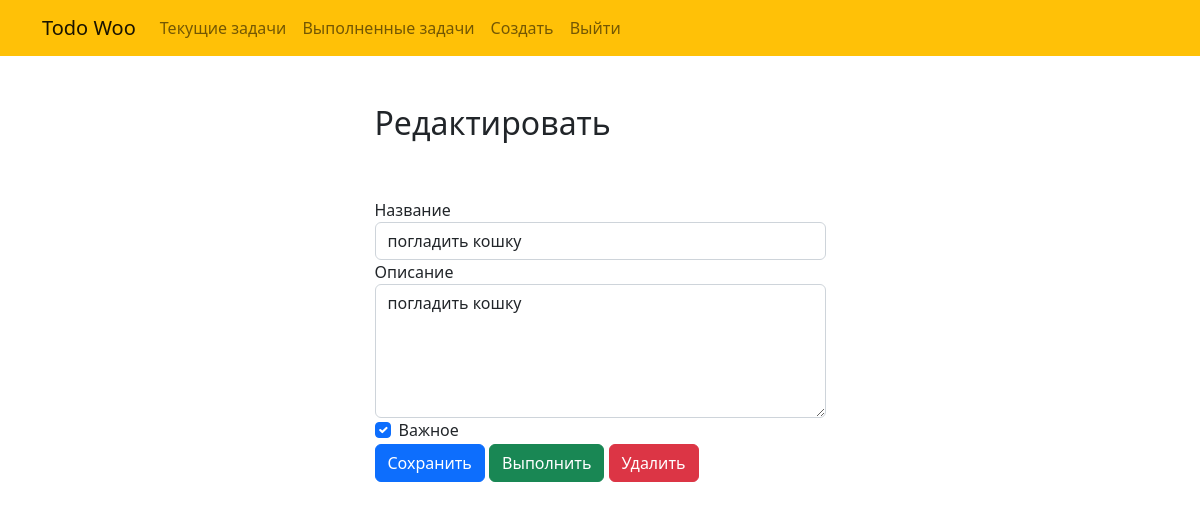
The page /todo/4 (signed in) on the database its author committed.
### todo/models.py (models this page shows, shortened)
class Todo(models.Model):
    title = models.CharField(max_length=100, verbose_name='Название')
    memo = models.TextField(blank=True, verbose_name='Описание')
    date_created = models.DateTimeField(auto_now_add=True, verbose_name='Дата создания')
    date_completed = models.DateTimeField(null=True, verbose_name='Дата выполнения', blank=True)
    is_important = models.BooleanField(default=False, verbose_name='Пометить как важное')
    user = models.ForeignKey(User, on_delete=models.CASCADE)

### todo/views.py (the view, shortened to what this page needs)
# urls.py: path('todo/<int:todo_pk>', views.view_todo, name='view_todo'),
@login_required
def view_todo(request: WSGIRequest, todo_pk: int) -> Union[HttpResponseRedirect, HttpResponse]:
    todo_object = get_object_or_404(Todo, pk=todo_pk, user=request.user)
    if request.method == 'GET':
        form = TodoForm(instance=todo_object)
        return render(request, 'todo/view_todo.html', {'todo': todo_object, 'form': form})

### todo/forms.py
class TodoForm(ModelForm):
    class Meta:
        model = Todo
        fields = ['title', 'memo', 'is_important']

### todo/templates/todo/view_todo.html (shortened to what this page needs)
{% extends "todo/base.html" %}
{% block content %}
    <div class="row justify-content-center mt-5">
        <div class="col-md-5">
            <h2>Редактировать</h2>
        </div>
    </div>
    <div class="row justify-content-center mt-5">
        <div class="col-md-5">
            <form method="POST">
                <div class="form-group">
                    <label for="title">Название</label>
                    <input type="text" name="title" class="form-control" id="title" value="{{ todo.title }}" required>
                </div>
                <div class="form-group">
                    <label for="memo">Описание</label>
                    <textarea name="memo" rows="5" class="form-control" id="memo" >{{ todo.memo }}</textarea>
                </div>
                <div class="form-group form-check">
                    <input type="checkbox" name="important" class="form-check-input" id="important" {% if todo.is_important %} checked {% endif %}>
                    <label class="form-check-label" for="important">Важное</label>
                </div>
                <button type="submit" class="btn btn-primary">Сохранить</button>
                <button type="button" class="btn btn-success" onclick="$('#complete').click()">Выполнить</button>
                <button type="button" class="btn btn-danger" onclick="$('#delete').click()">Удалить</button>
            </form>
        </div>
    </div>
{% endblock %}

### rows shown on the page
Todo: title "погладить кошку", memo "погладить кошку", is_important "☑"
